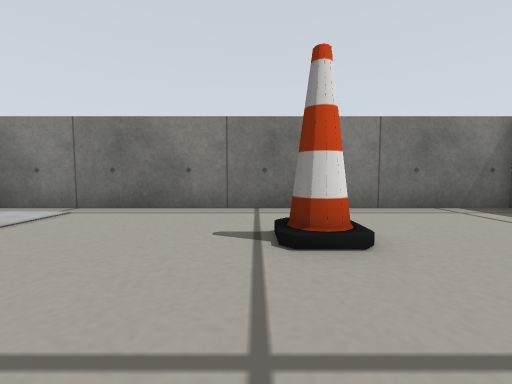
view 1 (above)

17 first-person views from a walk through a robot-simulator world made for Gazebo. The camera is 0.19 m above the floor, tilts 4° down and sees 90° across. The floor is counted in squares, 0.25 m on a side. Each view is taken from the middle of a square. On the plan, view 1 faces up. The plan holds only what a view shows up to about 9 squares ahead; the rest is blank. Robots are left out. Some surface patterns are stand-ins.

view 2
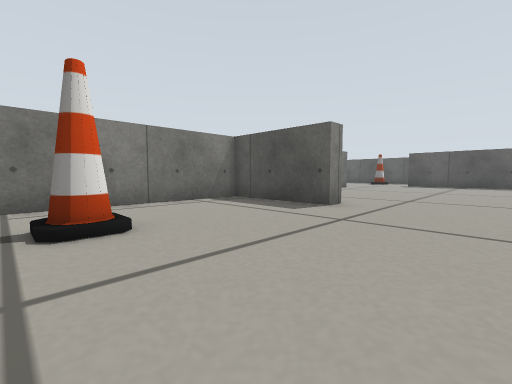

view 3
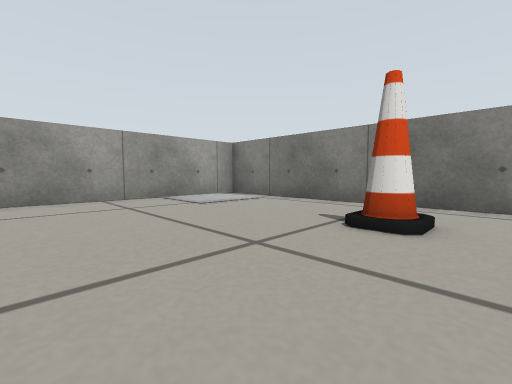

view 4
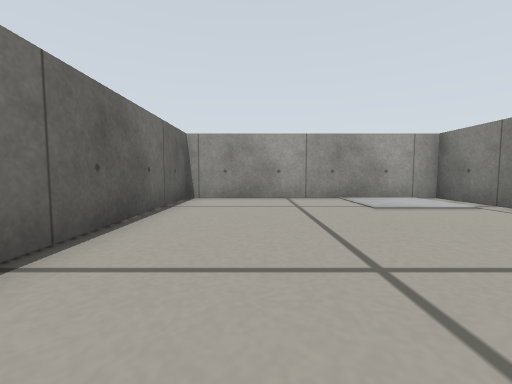

view 5
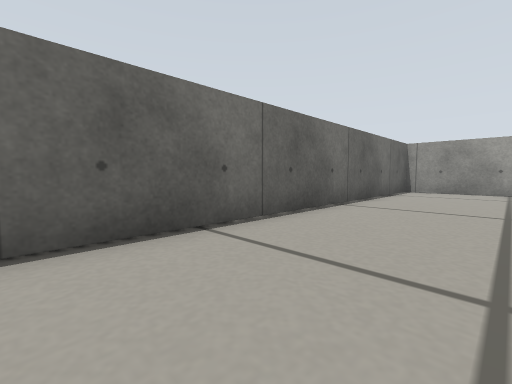

view 6
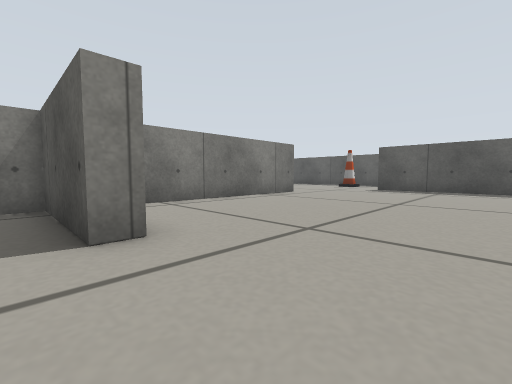

view 7
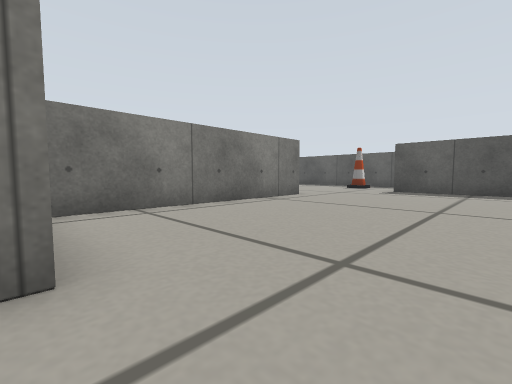

view 8
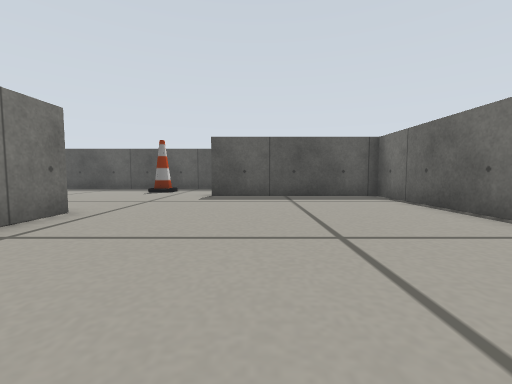

view 9
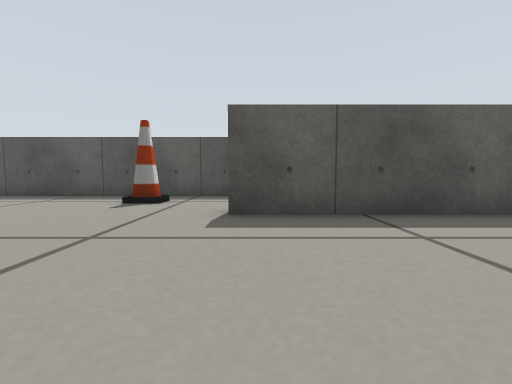

view 10
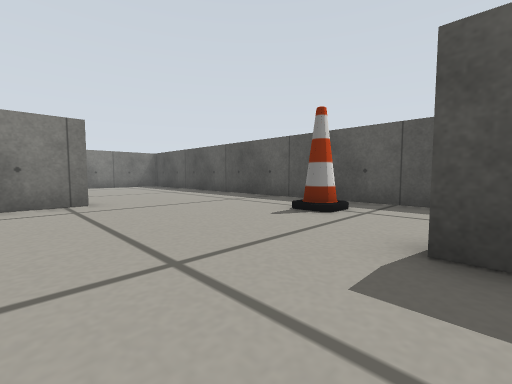

view 11
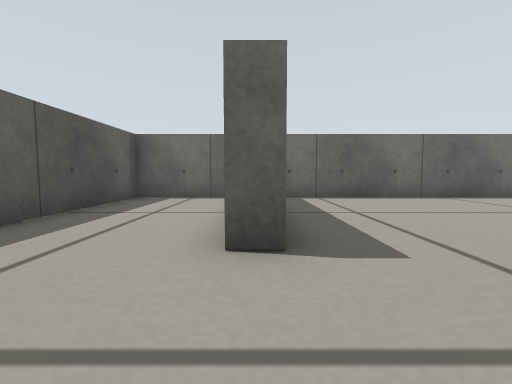

view 12
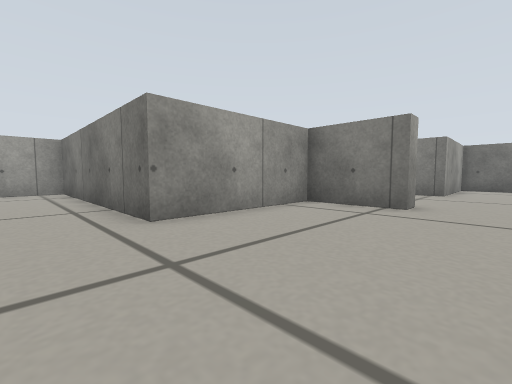

view 13
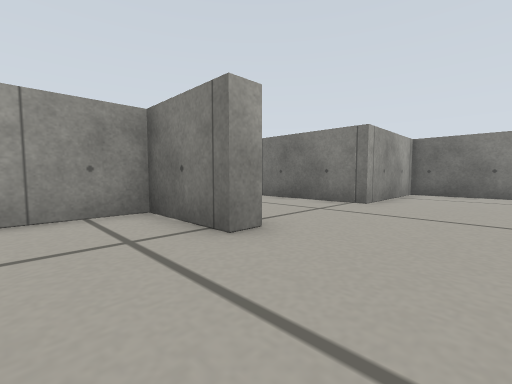

view 14
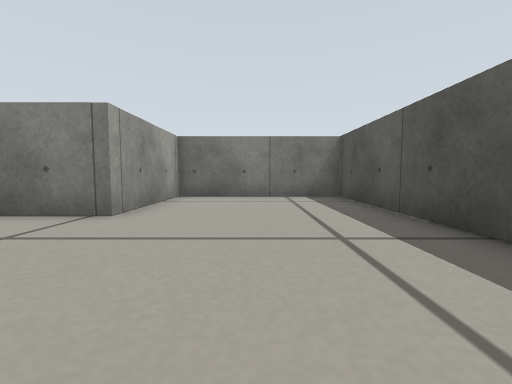

view 15
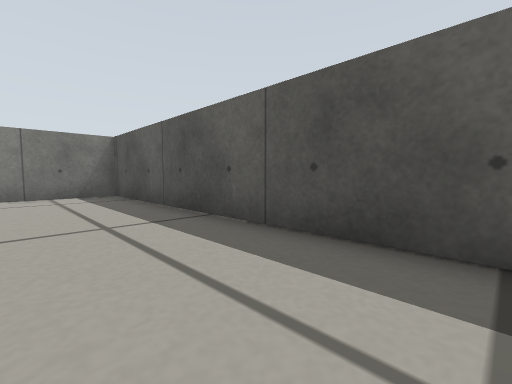

view 16
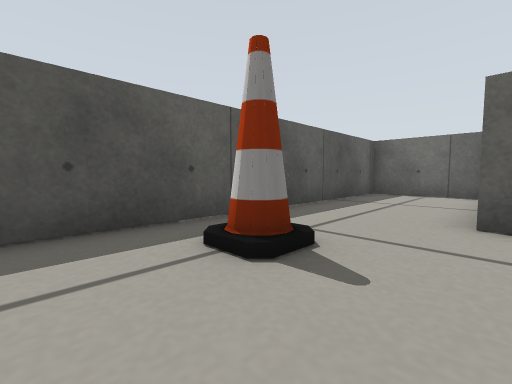

view 17
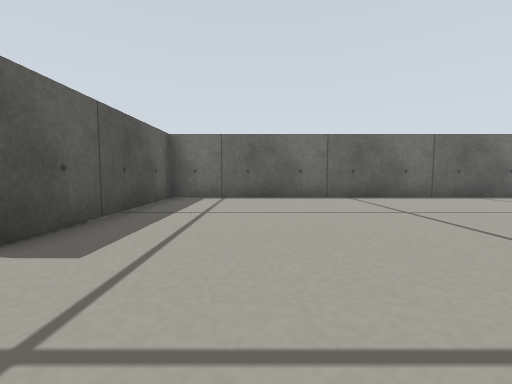

### Floor plan
Ten units are one square. View 1 is at (0, 0); x grows to the right and y downward. Boxes are objects, and circles mark ways between rooms. Rooms are numbered by the first view taken in them; rooms with no view inside come last. Other rooms are left out.
<svg viewBox="-65 -191 288 217">
<path fill="none" stroke="#000" d="M63 -21 56 -21 56 -57 -60 -57 -60 21 65 21M186 21 218 21 218 -96M164 -101 140 -101 140 -57 65 -57M62 -51 62 -39M65 21 177 21 177 -35 184 -35M164 -107 164 -101M218 -96 218 -186 164 -186 164 -146"/>
<rect x="5" y="-35" width="10" height="10" fill="#bbb"><title>cone</title></rect>
<rect x="195" y="-65" width="10" height="10" fill="#bbb"><title>cone</title></rect>
<circle cx="60" cy="-5" r="3" fill="#2a7"/>
<circle cx="190" cy="-105" r="3" fill="#2a7"/>
<text x="0" y="-20">1</text>
<text x="150" y="-30">2</text>
<text x="190" y="-140">3</text>
</svg>
Room 1 opens to room 2. Room 2 opens to room 3.

Where each view was taken, in squares from view 1:
view 1: 0 up, 0 right, facing up
view 2: 1 down, 0 right, facing up-right
view 3: 1 down, 2 right, facing up-left
view 4: 0 up, 2 right, facing left
view 5: 1 up, 6 right, facing down-left
view 6: 1 down, 5 right, facing up-right
view 7: 0 up, 6 right, facing up-right
view 8: 2 up, 9 right, facing right
view 9: 3 up, 13 right, facing right
view 10: 3 up, 15 right, facing up-right
view 11: 6 up, 18 right, facing down
view 12: 4 up, 18 right, facing up-left
view 13: 8 up, 19 right, facing up-left
view 14: 10 up, 19 right, facing up
view 15: 9 up, 19 right, facing up-right
view 16: 8 up, 18 right, facing down-right
view 17: 6 up, 15 right, facing down
